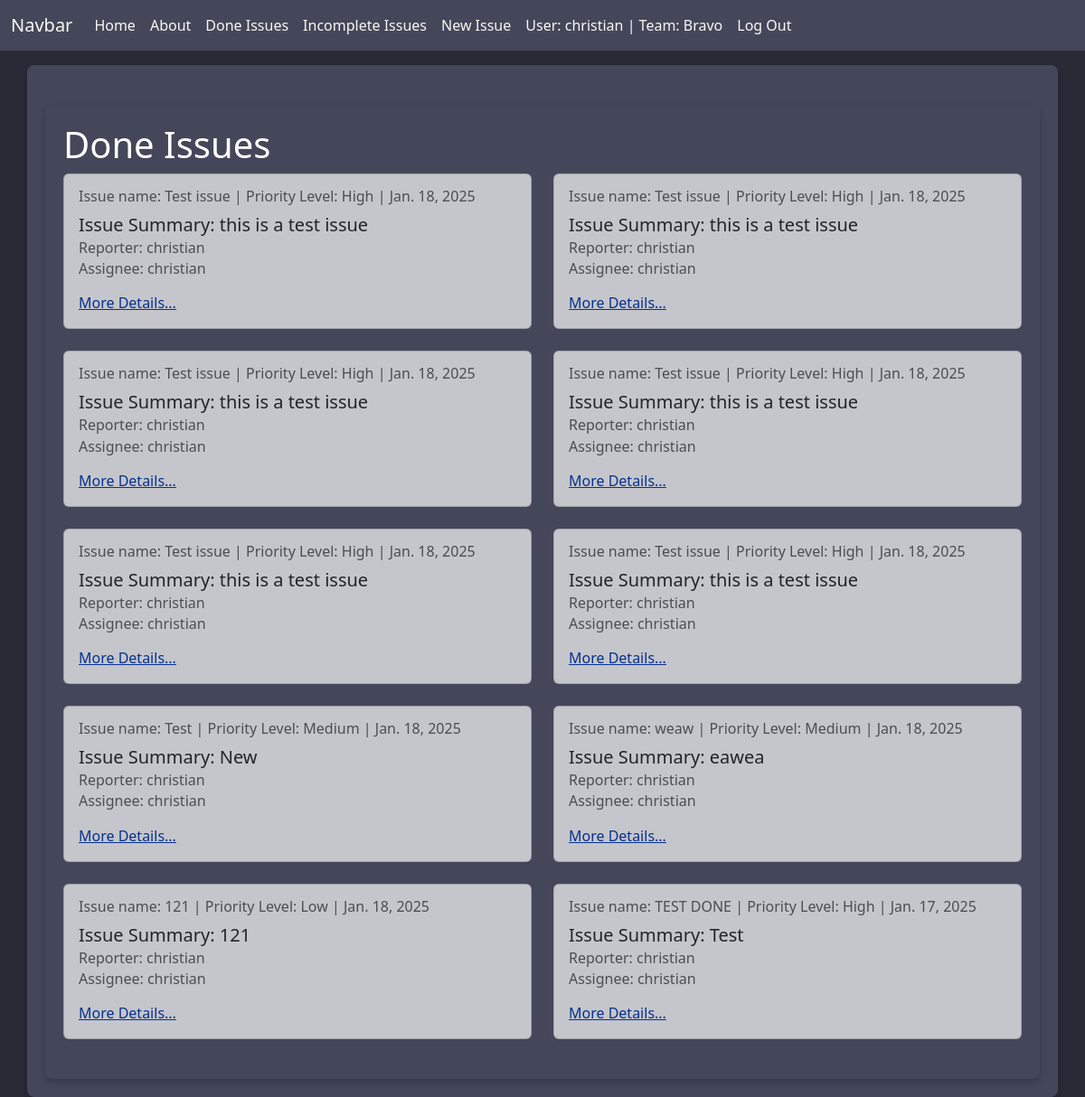
Screenshot of /issues/ (signed in) with the database file from the repository.
### accounts/models.py (models this page shows, shortened)
class CustomUser(AbstractUser):
    team = models.ForeignKey(
        Team,
        on_delete=models.CASCADE,
        blank=True, null=True
    )
    role = models.ForeignKey(
        Role,
        on_delete=models.CASCADE,
        blank=True, null=True
    )

class Team(models.Model):
    name = models.CharField(max_length=128)
    description = models.CharField(max_length=256)

### issues/models.py (models this page shows, shortened)
class Status(models.Model):
    name = models.CharField(max_length=128)

class Issue(models.Model):
    name = models.CharField(max_length=128)
    summary = models.CharField(max_length=256)
    description = models.TextField(max_length=256)
    reporter = models.ForeignKey(
        get_user_model(),
        on_delete=models.CASCADE,
        related_name="reporter"
    )
    assignee = models.ForeignKey(
        get_user_model(),
        on_delete=models.CASCADE,
        null=models.CASCADE,
        related_name="assignee"
    )
    status = models.ForeignKey(
        Status,
        on_delete=models.CASCADE,
    )
    priority_level = models.ForeignKey(
        Priority_level,
        on_delete=models.CASCADE,
    )
    created_on = models.DateField(auto_now_add=True)

class Priority_level(models.Model):
    name = models.CharField(max_length=128)
    def __str__(self):
        return self.name

### issues/views.py (the view)
# urls.py: path("",views.IssueListView.as_view(), name="list"),
class IssueListView(LoginRequiredMixin, ListView):
    template_name = "issues/list.html"
    model = Issue
    def get_context_data(self, **kwargs):
        context = super().get_context_data(**kwargs)
        team_name = self.request.user.team.name
        published = Status.objects.get(name="Done")
        context["title"] = "Done"
        context["issue_list"] = (
            Issue.objects
            .filter(
                status=published,
                reporter__team__name =team_name
                )
            .order_by("created_on").reverse()
        )
        return context

### templates/issues/list.html (shortened to what this page needs)
{% extends 'base.html' %}
{% block content %}
<div class="container mt-4">
    <h1 class="text-white">{{ title }} Issues</h1>
    <div class="row">
        {% for issue in issue_list %}
        <div class="col-md-6 mb-4">
            <div class="card">
                <div class="card-body">
                    <p class="card-subtitle mb-2 text-body-secondary">
                        Issue name: {{ issue.name }} | Priority Level: {{ issue.priority_level }} | {{ issue.created_on }}
                    </p>
                    <h5 class="card-title">Issue Summary: {{ issue.summary }}</h5>
                    <h6 class="card-subtitle mb-2 text-body-secondary">Reporter: {{ issue.reporter }}</h6>
                    <h6 class="card-subtitle mb-2 text-body-secondary">Assignee: {{ issue.assignee }}</h6>
                    <a class="list-link card-link" href="{% url 'detail' issue.id %}">More Details...</a>
                </div>
            </div>
        </div>
        {% endfor %}
    </div>
</div>
{% endblock content %}

### templates/base.html (shortened to what this page needs)
{% load static %}
<!DOCTYPE html>
<html lang="en">
<head>
    <link
        href="https://cdn.jsdelivr.net/npm/bootstrap@5.3.3/dist/css/bootstrap.min.css"
        rel="stylesheet"
>
    <link href="{% static 'css/base.css' %}" rel="stylesheet">
</head>
<body>
    <nav class="navbar navbar-expand-lg bg-body-tertiary mb-3">
        <div class="container-fluid">
            <a class="navbar-brand" href="{% url 'home' %}">Navbar</a>
            <div class="collapse navbar-collapse" id="navbarNavAltMarkup">
                <div class="navbar-nav">
                    <a class="nav-link" href="{% url 'home' %}">Home</a>
                    <a class="nav-link" href="{% url 'about' %}">About</a>
                    <a class="nav-link" href="{% url 'list' %}">Done Issues</a>
                    <a class="nav-link" href="{% url 'incomplete' %}">Incomplete Issues</a>
                    {% if user.is_authenticated %}
                    <a class="nav-link" href="{% url 'new' %}">New Issue</a>
                    <a class="nav-link user_class">User: {{ user }} | Team: {{ request.user.team.name }}</a>
                    <form method="POST" action="{% url 'logout' %}">
                        <input type="submit" class="nav-link" value="Log Out">
                    </form>
                    {% else %}
                    <a class="nav-link" href="{% url 'login' %}">Log In</a>
                    <a class="nav-link" href="{% url 'signup' %}">Sign Up</a>
                    {% endif %}
                </div>
            </div>
        </div>
    </nav>
    <div class="container">
        {% block content %}{% endblock content %}
    </div>
</body>
</html>

### static/css/base.css (style rules this page uses)
:root { --dracula-background: #282a36; --dracula-current-line: #44475a; --dracula-foreground: #f8f8f2; --dracula-comment: #6272a4; --dracula-cyan: #8be9fd; --dracula-green: #50fa7b; --dracula-orange: #ffb86c; --dracula-pink: #ff79c6; --dracula-purple: #bd93f9; --dracula-red: #ff5555; --dracula-yellow: #f1fa8c; }
body { background-color: var(--dracula-background); color: var(--dracula-foreground); }
.navbar { background-color: var(--dracula-current-line) !important; }
.navbar-brand, .nav-link { color: var(--dracula-foreground) !important; }
.container { background-color: var(--dracula-current-line); border-radius: 8px; padding: 20px; box-shadow: 0 4px 8px rgba(0, 0, 0, 0.2); }
a { color: var(--dracula-cyan); }
.card { background-color: rgba(255, 255, 255, 0.692); }
.list-link { color: rgb(6, 49, 141); }
.user_class { text-decoration: none; }

### rows the page displays
CustomUser: username "christian", user.team.name "Bravo"
Status: name "Done"
Issue: name "Test issue", priority_level "High", created_on "Jan. 18, 2025", summary "this is a test issue", reporter "christian", assignee "christian"
Issue: name "Test issue", priority_level "High", created_on "Jan. 18, 2025", summary "this is a test issue", reporter "christian", assignee "christian"
Issue: name "Test issue", priority_level "High", created_on "Jan. 18, 2025", summary "this is a test issue", reporter "christian", assignee "christian"
Issue: name "Test issue", priority_level "High", created_on "Jan. 18, 2025", summary "this is a test issue", reporter "christian", assignee "christian"
Issue: name "Test issue", priority_level "High", created_on "Jan. 18, 2025", summary "this is a test issue", reporter "christian", assignee "christian"
Issue: name "Test issue", priority_level "High", created_on "Jan. 18, 2025", summary "this is a test issue", reporter "christian", assignee "christian"
Issue: name "Test", priority_level "Medium", created_on "Jan. 18, 2025", summary "New", reporter "christian", assignee "christian"
Issue: name "weaw", priority_level "Medium", created_on "Jan. 18, 2025", summary "eawea", reporter "christian", assignee "christian"
Issue: name "121", priority_level "Low", created_on "Jan. 18, 2025", summary "121", reporter "christian", assignee "christian"
Issue: name "TEST DONE", priority_level "High", created_on "Jan. 17, 2025", summary "Test", reporter "christian", assignee "christian"
